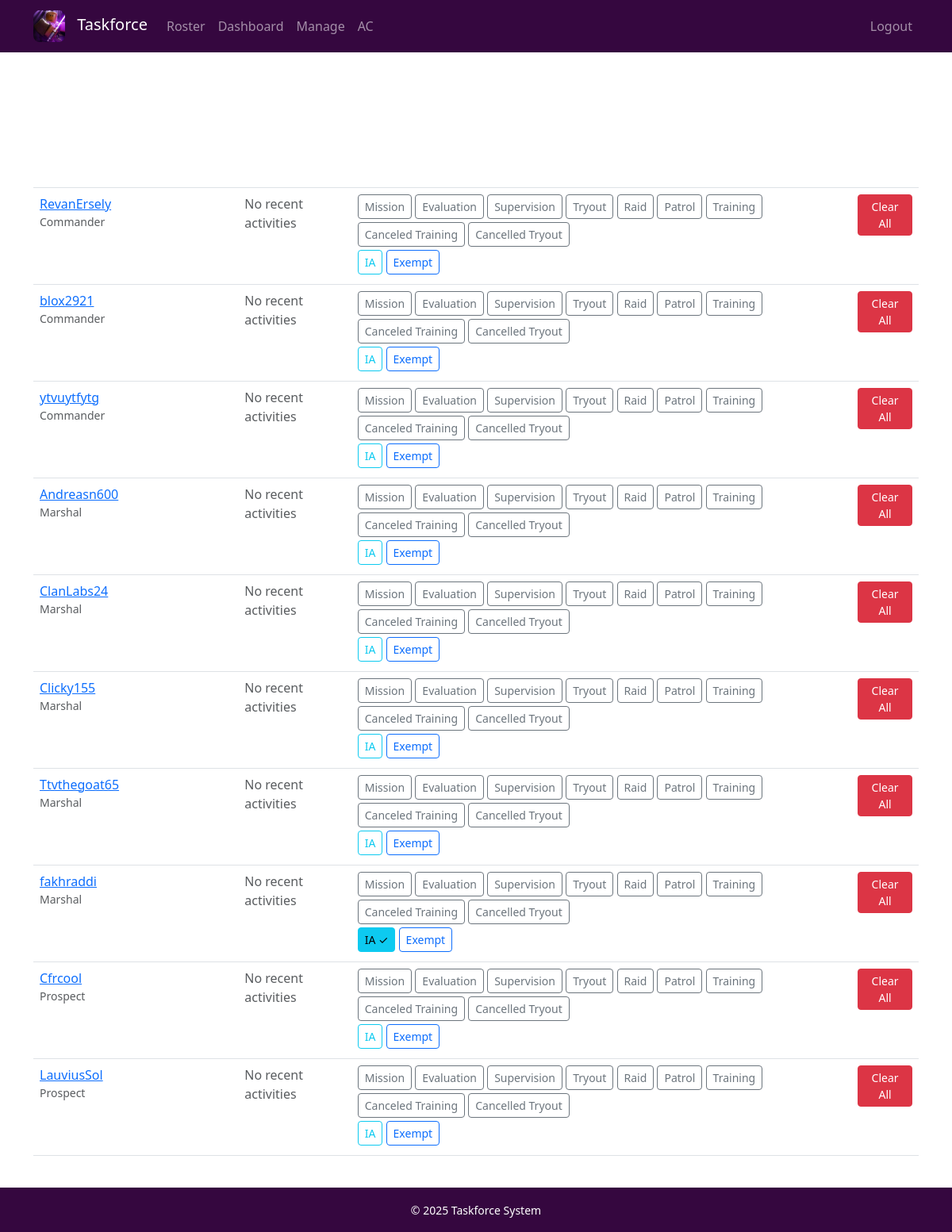
The page /ac/quick_log (signed in) on the database as committed earlier.
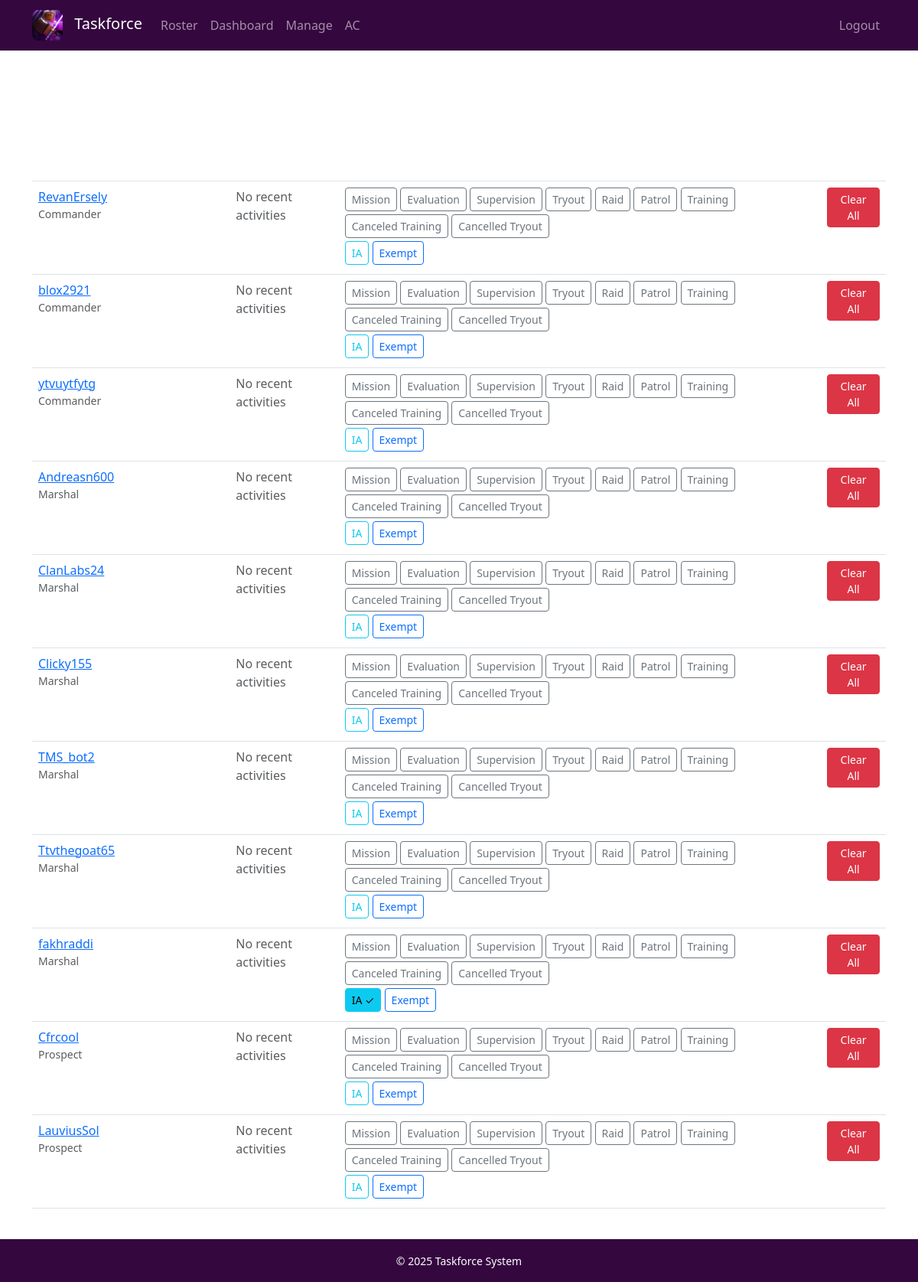
The same page on the database as committed later.
### database/models.py (models this page shows, shortened)
class Member(db.Model):
    __tablename__ = 'members'
    id = db.Column(db.Integer, primary_key=True)
    discord_username = db.Column(db.String(100), nullable=False, unique=True)
    discord_id = db.Column(db.String(50), nullable=True, unique=True)
    roblox_username = db.Column(db.String(100), nullable=True)
    roblox_id = db.Column(db.String(50), nullable=True)
    current_rank = db.Column(db.String(100), nullable=False, default='Aspirant')
    join_date = db.Column(db.DateTime, nullable=False, default=datetime.utcnow)
    last_updated = db.Column(db.DateTime, nullable=False, default=datetime.utcnow)
    is_active = db.Column(db.Boolean, default=True)
    activities = db.relationship('ActivityLog', backref='member', lazy=True, cascade='all, delete-orphan')
    promotions = db.relationship('PromotionLog', backref='member', lazy=True, cascade='all, delete-orphan')

### app.py (the view)
@app.route('/ac/quick_log', methods=['GET'])
@staff_required
def quick_log():
    current_period = ACPeriod.query.filter_by(is_active=True).first()
    if not current_period:
        flash('No active AC period. Please create one first.', 'error')
        return redirect(url_for('ac_dashboard'))
    members_with_quota = _members_with_quota_query().all()
    member_activities = {}
    member_activity_counts = {}
    member_ia_status = {}
    member_exempt_status = {}
    for member in members_with_quota:
        recent = ActivityEntry.query.filter_by(
            member_id=member.id,
            ac_period_id=current_period.id
        ).order_by(ActivityEntry.activity_date.desc()).limit(3).all()
        member_activities[member.id] = recent
        counts = db.session.query(
            ActivityEntry.activity_type,
            db.func.count(ActivityEntry.id)
        ).filter_by(
            member_id=member.id,
            ac_period_id=current_period.id
        ).group_by(ActivityEntry.activity_type).all()
        member_activity_counts[member.id] = dict(counts)
        ia_notice = InactivityNotice.query.filter_by(
            member_id=member.id,
            ac_period_id=current_period.id
        ).first()
        member_ia_status[member.id] = bool(ia_notice)
        exemption = ACExemption.query.filter_by(
            member_id=member.id,
            ac_period_id=current_period.id
        ).first()
        member_exempt_status[member.id] = bool(exemption)
    return render_template('ac/ac_quick_log.html',
                         members=members_with_quota,
                         activity_types=ACTIVITY_TYPES,
                         current_period=current_period,
                         today=datetime.utcnow().strftime('%Y-%m-%d'),
                         member_activities=member_activities,
                         member_activity_counts=member_activity_counts,
                         member_ia_status=member_ia_status,
                         member_exempt_status=member_exempt_status)

### app.py (called while the page is built)
def _members_with_quota_query():
    excluded = {'general', 'chief general'}
    allowed = [r.lower() for r, q in AC_QUOTAS.items() if q and q > 0 and r.lower() not in excluded]
    return Member.query.filter(
        Member.is_active == True,
        func.lower(Member.current_rank).in_(allowed)
    ).order_by(func.lower(Member.current_rank), Member.discord_username)

### utils/auth.py (called while the page is built, shortened)
def is_staff():
    return bool(session.get('is_staff', False))

def staff_required(f):
    @wraps(f)
    def decorated_function(*args, **kwargs):
        return f(*args, **kwargs)
    return decorated_function

### templates/ac/ac_quick_log.html (shortened to what this page needs)
{% extends "base.html" %}
{% block content %}
<h3 style="color: white;">Quick Log — {{ current_period.period_name if current_period else '' }}</h3>
<p style="color: white;">Today: {{ today }}</p>
<table class="table">
  <thead>
    <tr>
      <th style="color: white;">Member</th>
      <th style="color: white;">Activity Summary</th>
      <th style="color: white;">Recent Activities</th>
      <th style="color: white;">Quick Actions</th>
      <th style="color: white;">Actions</th>
    </tr>
  </thead>
  <tbody>
    {% for m in members %}
    {% set recent = member_activities.get(m.id, []) %}
    {% set counts = member_activity_counts.get(m.id, {}) %}
    <tr id="member-row-{{ m.id }}">
      <td>
        <a href="{{ url_for('ac_member_detail', member_id=m.id) }}">{{ m.discord_username }}</a>
        <div class="text-muted small">{{ m.current_rank }}</div>
      </td>
      <td>
      </td>
      <td style="max-width: 300px">
        {% if recent %}
        {% for activity in recent %}
        <div class="d-flex justify-content-between align-items-center mb-1">
          <span>{{ activity.activity_date.strftime('%Y-%m-%d') }} — {{ activity.activity_type }} ({{ activity.points
            }})</span>
          <form method="post" action="{{ url_for('delete_ac_activity', activity_id=activity.id) }}" class="d-inline"
            onsubmit="return confirm('Delete this activity?');">
            <button type="submit" class="btn btn-sm btn-outline-danger">
              <i class="fas fa-times"></i>
            </button>
          </form>
        </div>
        {% endfor %}
        {% else %}
        <span class="text-muted">No recent activities</span>
        {% endif %}
      </td>
      <td>
        {% for t in activity_types %}
        <button class="btn btn-sm btn-outline-secondary quick-log-btn mb-1" data-member="{{ m.id }}"
          data-activity="{{ t }}">{{ t }}</button>
        {% endfor %}
        <br>
        <button
          class="btn btn-sm {% if member_ia_status.get(m.id, False) %}btn-info{% else %}btn-outline-info{% endif %} quick-log-ia-btn mb-1"
          data-member="{{ m.id }}">{% if member_ia_status.get(m.id, False) %}IA ✓{% else %}IA{% endif %}</button>
        <button
          class="btn btn-sm {% if member_exempt_status.get(m.id, False) %}btn-primary{% else %}btn-outline-primary{% endif %} quick-log-exempt-btn mb-1"
          data-member="{{ m.id }}">{% if member_exempt_status.get(m.id, False) %}Exempt ✓{% else %}Exempt{% endif
          %}</button>
      </td>
      <td>
        {% if is_staff %}
        <form method="post" action="{{ url_for('clear_member_activities', member_id=m.id) }}" class="d-inline"
          onsubmit="return confirm('Clear all activities for {{ m.discord_username }} in this period?');">
          <button type="submit" class="btn btn-sm btn-danger">Clear All</button>
        </form>
        {% endif %}
      </td>
    </tr>
    {% endfor %}
  </tbody>
</table>
{% endblock %}

### templates/base.html (shortened to what this page needs)
<!doctype html>
<html lang="en">
<head>
  <link href="https://cdn.jsdelivr.net/npm/bootstrap@5.3.2/dist/css/bootstrap.min.css" rel="stylesheet">
  <link href="{{ url_for('static', filename='css/style.css') }}" rel="stylesheet">
</head>
<body class="d-flex flex-column min-vh-100">
  <nav class="navbar navbar-expand-lg navbar-dark bg-custom-purple">
    <div class="container">
      <a class="navbar-brand" href="{{ url_for('public_roster') }}">
        <img src="{{ url_for('static', filename='img/TaskLogo.jpeg') }}" alt="Taskforce Logo" class="navbar-logo">
        Taskforce
      </a>
      <div class="collapse navbar-collapse">
        <ul class="navbar-nav me-auto">
          <li class="nav-item"><a class="nav-link" href="{{ url_for('public_roster') }}">Roster</a></li>
          {% if is_staff %}
          <li class="nav-item"><a class="nav-link" href="{{ url_for('dashboard') }}">Dashboard</a></li>
          <li class="nav-item"><a class="nav-link" href="{{ url_for('members') }}">Manage</a></li>
          <li class="nav-item"><a class="nav-link" href="{{ url_for('ac_dashboard') }}">AC</a></li>
          {% endif %}
        </ul>
        <ul class="navbar-nav">
          {% if is_staff %}
          <li class="nav-item"><a class="nav-link" href="{{ url_for('staff_logout') }}">Logout</a></li>
          {% else %}
          <li class="nav-item"><a class="nav-link" href="{{ url_for('staff_login') }}">Staff Login</a></li>
          {% endif %}
        </ul>
      </div>
    </div>
  </nav>
  <div class="container my-4">
    {% block content %}{% endblock %}
  </div>
  <footer class="bg-custom-purple text-center">
    <div class="container">
      <small>&copy; 2025 Taskforce System</small>
    </div>
  </footer>
</body>
</html>

### static/css/style.css (style rules this page uses)
.bg-custom-purple { background-color: #35073F !important; }
footer { margin-top: auto; padding: 1rem 0; color: white; }
.navbar-logo { height: 40px; width: auto; border-radius: 8px; margin-right: 10px; }
body::before { content: ""; position: fixed; top: 0; left: 0; width: 100%; height: 100%; background-image: url('../img/RobloxScreenShot20251129_132653842.png'); background-size: cover; background-position: center; filter: blur(3px) brightness(0.4); z-index: -1; }

Rows that differ between the two databases and show on the page:
added Member: discord_username "TMS_bot2", current_rank "Marshal", activity_types "Mission" "Evaluation" "Supervision" "Tryout" "Raid" "Patrol" "Training" "Canceled Training" "Cancelled Tryout", shows "IA", shows "Exempt"
